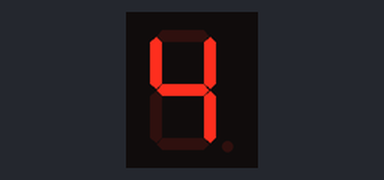
Bench run of a sketch on a simulated Arduino Uno, built with avr-gcc and run on an emulated ATmega328P. On the bench: 1-digit seven-segment display. Wiring (inferred from the names in the program): 1-digit 7-segment display, segments lit when LOW: segments pin 3, pin 4, pin 5, pin 6, pin 7, pin 8, pin 9. The segment pins are drawn as the display they are named for.

Above: at 0.1 s.
At 1.1 s:
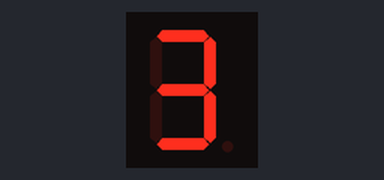
At 2.1 s:
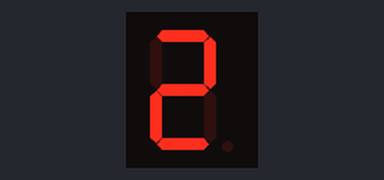
At 3.1 s:
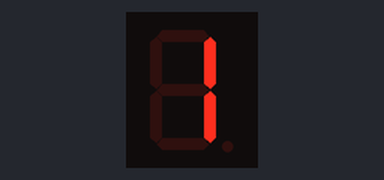
At 4.1 s:
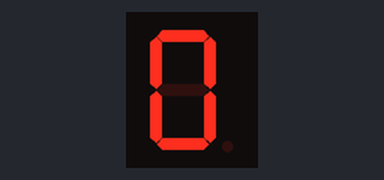

Measured:
- by itself, everything shown: repeats every 5.0 s, in 5 steps
- what the display in image 1 shows lasts 1.0 s, from 1.0 s to 2.0 s

The sketch:

SevenSeg_v2.ino
```cpp
int a=3,b=4,c=5,d=6,e=7,f=8,g=9 ;
int segment[]={3,4,5,6,7,8,9};
int digits[][7] = {
  {0,0,0,0,0,0,1},{1,0,0,1,1,1,1},{0,0,1,0,0,1,0},
  {0,0,0,0,1,1,0},{1,0,0,1,1,0,0},{0,1,0,0,1,0,0}
};
//int zero[] = {0,0,0,0,0,0,1};
//int one[] ={1,0,0,1,1,1,1} ;
//int two[] ={0,0,1,0,0,1,0} ;
//int three[] = {0,0,0,0,1,1,0} ;
//int four[] = {1,0,0,1,1,0,0} ;
void setup() {
    for (int i=0 ; i<7;i++) pinMode(segment[i], OUTPUT);
}
void show(int j){
  for (int i=0 ; i<7;i++)
    digitalWrite(segment[i], digits[j][i]);
}
void loop() {
      for (int j=5 ; j>0;j--){
          show(j-1);
          delay(1000);
      }

//      for (int i=0 ; i<7;i++) digitalWrite(segment[i], one[i]);
//      delay(1000);
//    for (int i=0 ; i<7;i++) digitalWrite(segment[i], two[i]);
//    delay(1000);
//    for (int i=0 ; i<7;i++) digitalWrite(segment[i], three[i]);
//    delay(1000);
//    for (int i=0 ; i<7;i++) digitalWrite(segment[i], four[i]);
//    delay(1000);

}
/*
 * pinMode(a, OUTPUT);pinMode(b, OUTPUT);pinMode(c, OUTPUT);
    pinMode(d, OUTPUT);pinMode(e, OUTPUT);pinMode(f, OUTPUT);
    pinMode(g, OUTPUT);
 *
 *  for (int i=0 ; i<7;i++) digitalWrite(segment[i], zero[i]);
//   digitalWrite(a, LOW);digitalWrite(b, LOW);digitalWrite(c, LOW);
//    digitalWrite(d, LOW);digitalWrite(e, LOW);digitalWrite(f, LOW);
//    digitalWrite(g, HIGH);
    delay(1000);
      for (int i=0 ; i<7;i++) digitalWrite(segment[i], one[i]);
//    digitalWrite(a, HIGH);digitalWrite(b, LOW);digitalWrite(c, LOW);
//    digitalWrite(d, HIGH);digitalWrite(e, HIGH);digitalWrite(f, HIGH);
//    digitalWrite(g, HIGH);
  delay(1000);
   digitalWrite(a, LOW);digitalWrite(b, LOW);digitalWrite(c, HIGH);
    digitalWrite(d, LOW);digitalWrite(e, LOW);digitalWrite(f, HIGH);
    digitalWrite(g, LOW);
   delay(1000);
 */
```
